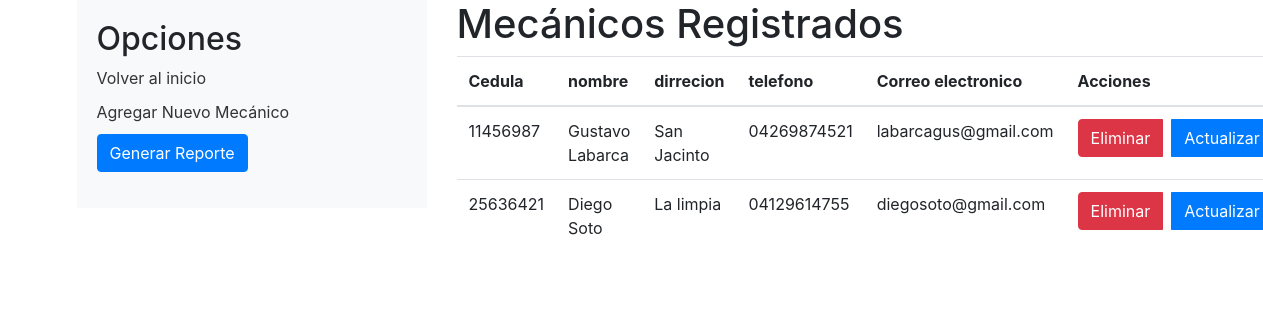
Screenshot of /actividad5/backend/home_mecanicos.php with the database file from the repository.
### tables this page shows
CREATE TABLE `mecanicos` (
  `idmecanico` int(11) NOT NULL,
  `nombre` varchar(100) DEFAULT NULL,
  `direccion` varchar(255) DEFAULT NULL,
  `telefono` varchar(20) DEFAULT NULL,
  `correo_electronico` varchar(100) DEFAULT NULL
);

### actividad5/backend/home_mecanicos.php (the view, shortened to what this page needs)
<!DOCTYPE html>
<html lang="es">
<head>
  <link rel="stylesheet" href="https://stackpath.bootstrapcdn.com/bootstrap/4.5.2/css/bootstrap.min.css">
</head>
<body>
  <div class="container">
    <div class="row">
      <div class="col-md-4">
        <div class="sidebar">
          <h2>Opciones</h2>
          <ul>
          <li><a href="home.php">Volver al inicio</a></li>
            <li><a href="crear_mecanico.php">Agregar Nuevo Mecánico</a></li>
            <button type="button" onclick="window.open('reportes/reporte_mecanicos.php')" class="btn btn-primary">Generar Reporte</button>
          </ul>
        </div>
      </div>
      <div class="col-md-8">
        <h1>Mecánicos Registrados</h1>
        <table class="table">
          <thead>
            <tr>
              <th>Cedula</th>
              <th>nombre</th>
              <th>dirrecion</th>
              <th>telefono</th>
              <th>Correo electronico</th>
              <th>Acciones</th>
            </tr>
          </thead>
          <tbody>
          <?php
$conn = mysqli_connect("localhost", "root", "", "inventario");
$sql = "SELECT idmecanico, nombre, direccion, telefono, correo_electronico FROM mecanicos";
$result = mysqli_query($conn, $sql);
while($row = mysqli_fetch_array($result)) {
?>
        <tr>
          <td><?php echo $row["idmecanico"]; ?></td>
          <td><?php echo $row["nombre"]; ?></td>
          <td><?php echo $row["direccion"]; ?></td>
          <td><?php echo $row["telefono"]; ?></td>
          <td><?php echo $row["correo_electronico"]; ?></td>
          <td>
      <div class="btn-group">
      <a href="eliminar_mecanico.php?idmecanico=<?php echo $row["idmecanico"]; ?>" class="btn btn-danger">Eliminar</a>
      <a href="actualizar_mecanico.php?idmecanico=<?php echo $row["idmecanico"]; ?>" class="btn btn-primary ml-2">Actualizar</a>
      </div>
        </td>
      </tr>
<?php
}
?>
          </tbody>
        </table>
      </div>
    </div>
  </div>
</body>
</html>

### actividad5/backend/home_mecanicos.php (style rules this page uses)
.sidebar { background-color: #f8f9fa; padding: 20px; }
.sidebar ul { list-style: none; padding: 0; }
.sidebar li { margin-bottom: 10px; }
.sidebar li a { color: #333; text-decoration: none; }

### rows the page displays
mecanicos: idmecanico "11456987", nombre "Gustavo Labarca", direccion "San Jacinto", telefono "04269874521", correo_electronico "labarcagus@gmail.com"
mecanicos: idmecanico "25636421", nombre "Diego Soto", direccion "La limpia", telefono "04129614755", correo_electronico "diegosoto@gmail.com"
